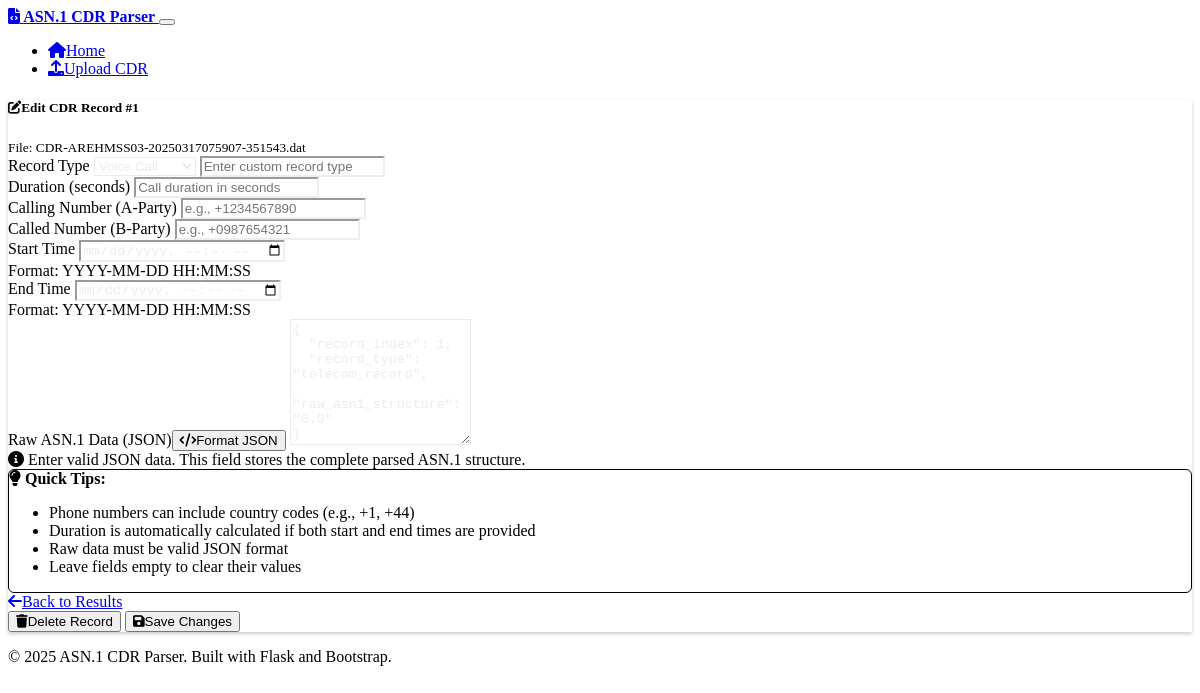
Page /edit/102 on the committed database.
### models.py (models this page shows, shortened)
class CDRRecord(db.Model):
    id = db.Column(db.Integer, primary_key=True)
    file_id = db.Column(db.Integer, db.ForeignKey('cdr_file.id'), nullable=False)
    record_index = db.Column(db.Integer, nullable=False)
    record_type = db.Column(db.String(100))
    calling_number = db.Column(db.String(50))
    called_number = db.Column(db.String(50))
    call_duration = db.Column(db.Integer)  # in seconds
    start_time = db.Column(db.DateTime)
    end_time = db.Column(db.DateTime)
    raw_data = db.Column(db.Text)  # JSON string of the complete parsed record

class CDRFile(db.Model):
    id = db.Column(db.Integer, primary_key=True)
    filename = db.Column(db.String(255), nullable=False)
    original_filename = db.Column(db.String(255), nullable=False)
    file_size = db.Column(db.Integer, nullable=False)
    upload_time = db.Column(db.DateTime, default=datetime.utcnow)
    parse_status = db.Column(db.String(50), default='pending')  # pending, success, error
    error_message = db.Column(db.Text)
    records_count = db.Column(db.Integer, default=0)
    records = db.relationship('CDRRecord', backref='file', lazy=True, cascade='all, delete-orphan')

### routes.py (the view)
@app.route('/edit/<int:record_id>')
def edit_record(record_id):
    record = CDRRecord.query.get_or_404(record_id)
    cdr_file = record.file
    return render_template('edit_record.html', record=record, cdr_file=cdr_file)

### templates/edit_record.html (shortened to what this page needs)
{% extends "base.html" %}
{% block content %}
<div class="row justify-content-center">
    <div class="col-lg-8">
        <div class="card">
            <div class="card-header">
                <h5 class="card-title mb-0">
                    <i class="fas fa-edit me-2"></i>Edit CDR Record #{{ record.record_index }}
                </h5>
                <small class="text-muted">File: {{ cdr_file.original_filename }}</small>
            </div>
            <div class="card-body">
                <form method="POST" id="editRecordForm">
                    <div class="row mb-3">
                        <div class="col-md-6">
                            <label for="record_type" class="form-label">Record Type</label>
                            <select class="form-select" id="record_type" name="record_type">
                                <option value="voice_call" {% if record.record_type == 'voice_call' %}selected{% endif %}>Voice Call</option>
                            </select>
                            <input type="text" class="form-control mt-2 d-none" id="custom_record_type" placeholder="Enter custom record type">
                        </div>
                        <div class="col-md-6">
                            <label for="call_duration" class="form-label">Duration (seconds)</label>
                            <input type="number" class="form-control" id="call_duration" name="call_duration"
                                   value="{{ record.call_duration or '' }}" min="0" placeholder="Call duration in seconds">
                        </div>
                    </div>
                    <div class="row mb-3">
                        <div class="col-md-6">
                            <label for="calling_number" class="form-label">Calling Number (A-Party)</label>
                            <input type="text" class="form-control" id="calling_number" name="calling_number"
                                   value="{{ record.calling_number or '' }}" placeholder="e.g., +1234567890">
                        </div>
                        <div class="col-md-6">
                            <label for="called_number" class="form-label">Called Number (B-Party)</label>
                            <input type="text" class="form-control" id="called_number" name="called_number"
                                   value="{{ record.called_number or '' }}" placeholder="e.g., +0987654321">
                        </div>
                    </div>
                    <div class="row mb-3">
                        <div class="col-md-6">
                            <label for="start_time" class="form-label">Start Time</label>
                            <input type="datetime-local" class="form-control" id="start_time" name="start_time"
                                   value="{% if record.start_time %}{{ record.start_time.strftime('%Y-%m-%dT%H:%M:%S') }}{% endif %}">
                            <div class="form-text">Format: YYYY-MM-DD HH:MM:SS</div>
                        </div>
                        <div class="col-md-6">
                            <label for="end_time" class="form-label">End Time</label>
                            <input type="datetime-local" class="form-control" id="end_time" name="end_time"
                                   value="{% if record.end_time %}{{ record.end_time.strftime('%Y-%m-%dT%H:%M:%S') }}{% endif %}">
                            <div class="form-text">Format: YYYY-MM-DD HH:MM:SS</div>
                        </div>
                    </div>
                    <div class="mb-3">
                        <label for="raw_data" class="form-label">Raw ASN.1 Data (JSON)</label>
                        <textarea class="form-control" id="raw_data" name="raw_data" rows="8"
                                  placeholder='{"field": "value", "nested": {"key": "value"}}'
                        >{% if record.raw_data %}{{ record.raw_data }}{% endif %}</textarea>
                        <div class="form-text">
                            <i class="fas fa-info-circle me-1"></i>
                            Enter valid JSON data. This field stores the complete parsed ASN.1 structure.
                        </div>
                    </div>
                    <div class="alert alert-info">
                        <i class="fas fa-lightbulb me-2"></i>
                        <strong>Quick Tips:</strong>
                        <ul class="mb-0 mt-2">
                            <li>Phone numbers can include country codes (e.g., +1, +44)</li>
                            <li>Duration is automatically calculated if both start and end times are provided</li>
                            <li>Raw data must be valid JSON format</li>
                            <li>Leave fields empty to clear their values</li>
                        </ul>
                    </div>
                    <div class="d-flex justify-content-between">
                        <div>
                            <a href="{{ url_for('view_results', file_id=cdr_file.id) }}" class="btn btn-outline-secondary">
                                <i class="fas fa-arrow-left me-2"></i>Back to Results
                            </a>
                        </div>
                        <div>
                            <button type="button" class="btn btn-outline-danger me-2" onclick="deleteRecord()">
                                <i class="fas fa-trash me-2"></i>Delete Record
                            </button>
                            <button type="submit" class="btn btn-primary">
                                <i class="fas fa-save me-2"></i>Save Changes
                            </button>
                        </div>
                    </div>
                </form>
            </div>
        </div>
    </div>
</div>
{% endblock %}

### static/css/custom.css (style rules this page uses)
:root { --bs-body-bg: #1a1a1a; --bs-body-color: #e9ecef; }
.card { border: 1px solid var(--bs-border-color); box-shadow: 0 0.125rem 0.25rem rgba(0, 0, 0, 0.2); }
.alert { border: 1px solid transparent; border-radius: 0.375rem; }
.alert-info { background-color: rgba(var(--bs-info-rgb), 0.1); border-color: rgba(var(--bs-info-rgb), 0.2); color: var(--bs-info); }
.form-control, .form-select { background-color: var(--bs-gray-800); border-color: var(--bs-border-color); color: var(--bs-body-color); }

### rows in the picture
CDRRecord: record_index "1", raw_data "{ \"record_index\": 1, \"record_type\": \"telecom_record\", \"raw_asn1_structure\": \"0.0\" }"
CDRFile: original_filename "CDR-AREHMSS03-20250317075907-351543.dat"
